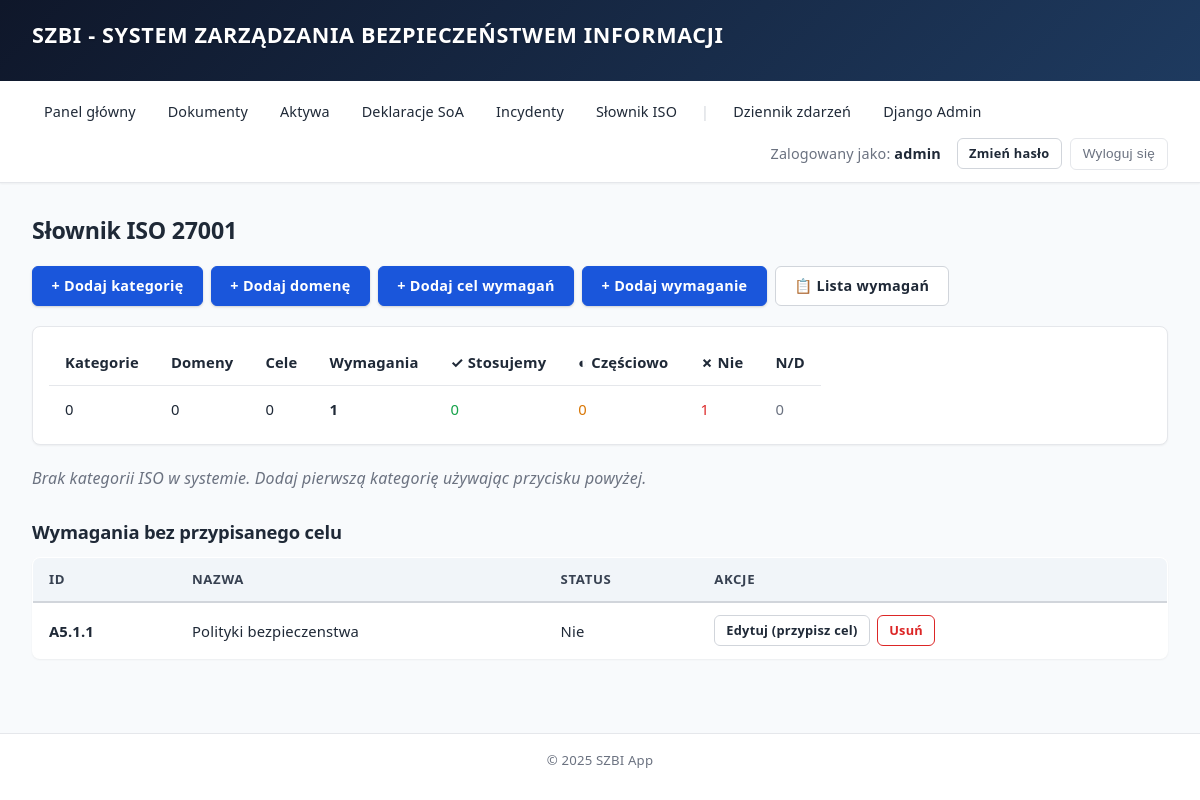
The page /slownik/ (signed in) on the database its author committed.
### dictionary/models.py (models this page shows, shortened)
class ISORequirement(models.Model):
    STATUS_CHOICES = [
        ('yes', 'Tak'),
        ('no', 'Nie'),
        ('partial', 'Częściowo'),
        ('not_applicable', 'Nie dotyczy'),
    ]
    objective = models.ForeignKey(
        ISOObjective,
        on_delete=models.CASCADE,
        related_name='requirements',
        verbose_name="Cel wymagań",
        null=True,
        blank=True,
    )
    iso_id = models.CharField(
        max_length=20,
        unique=True,
        verbose_name="ID wymagania",
        help_text="Identyfikator zgodny z ISO 27001, np. A.5.1.1"
    )
    name = models.CharField(
        max_length=500,
        verbose_name="Nazwa wymagania"
    )
    description = models.TextField(
        blank=True,
        verbose_name="Opis wymagania"
    )
    is_applied = models.CharField(
        max_length=20,
        choices=STATUS_CHOICES,
        default='no',
        verbose_name="Czy stosujemy?"
    )
    implementation_method = models.TextField(
        blank=True,
        verbose_name="Sposób realizacji / Dokument referencyjny",
        help_text="Opis sposobu realizacji wymagania lub odniesienie do dokumentu"
    )
    notes = models.TextField(
        blank=True,
        verbose_name="Uwagi"
    )
    created_at = models.DateTimeField(
        auto_now_add=True,
        verbose_name="Data utworzenia"
    )
    updated_at = models.DateTimeField(
        auto_now=True,
        verbose_name="Data modyfikacji"
    )
    created_by = models.ForeignKey(
        User,
        on_delete=models.SET_NULL,
        null=True,
        blank=True,
        related_name='created_iso_requirements',
        verbose_name="Utworzył"
    )
    updated_by = models.ForeignKey(
        User,
        on_delete=models.SET_NULL,
        null=True,
        blank=True,
        related_name='updated_iso_requirements',
        verbose_name="Zmodyfikował"
    )
    class Meta:
        verbose_name = "Wymaganie ISO"
        verbose_name_plural = "Wymagania ISO"
        ordering = ['iso_id']

### dictionary/views.py (the view)
# urls.py: path('', views.iso_tree, name='iso_tree'),
@login_required
@dictionary_permission_required
def iso_tree(request):
    categories = ISOCategory.objects.prefetch_related(
        'domains__objectives__requirements'
    ).all()
    uncategorized_domains = ISODomain.objects.filter(
        category__isnull=True
    ).prefetch_related('objectives__requirements')
    stats = {
        'categories': ISOCategory.objects.count(),
        'domains': ISODomain.objects.count(),
        'objectives': ISOObjective.objects.count(),
        'total': ISORequirement.objects.count(),
        'applied': ISORequirement.objects.filter(is_applied='yes').count(),
        'not_applied': ISORequirement.objects.filter(is_applied='no').count(),
        'partial': ISORequirement.objects.filter(is_applied='partial').count(),
        'not_applicable': ISORequirement.objects.filter(is_applied='not_applicable').count(),
    }
    orphan_requirements = ISORequirement.objects.filter(objective__isnull=True)
    return render(request, 'dictionary/iso_tree.html', {
        'categories': categories,
        'uncategorized_domains': uncategorized_domains,
        'stats': stats,
        'orphan_requirements': orphan_requirements,
    })

### dictionary/views.py (called while the page is built, shortened)
def has_dictionary_permission(user):
    if user.is_superuser or user.is_staff:
        return True

def dictionary_permission_required(view_func):
    @wraps(view_func)
    def wrapper(request, *args, **kwargs):
        if not has_dictionary_permission(request.user):
            return redirect('core:dashboard_access_denied')
        return view_func(request, *args, **kwargs)
    return wrapper

### templates/dictionary/iso_tree.html (shortened to what this page needs)
{% extends 'base.html' %}
{% block content %}
<h2>Słownik ISO 27001</h2>
<div class="actions">
    <a href="{% url 'dictionary:category_create' %}" class="btn">+ Dodaj kategorię</a>
    <a href="{% url 'dictionary:domain_create' %}" class="btn">+ Dodaj domenę</a>
    <a href="{% url 'dictionary:objective_create' %}" class="btn">+ Dodaj cel wymagań</a>
    <a href="{% url 'dictionary:iso_requirement_create' %}" class="btn">+ Dodaj wymaganie</a>
    <a href="{% url 'dictionary:iso_requirement_list' %}" class="btn btn-outline">📋 Lista wymagań</a>
</div>
<table class="stats-bar">
    <tr>
        <th>Kategorie</th>
        <th>Domeny</th>
        <th>Cele</th>
        <th>Wymagania</th>
        <th>✓ Stosujemy</th>
        <th>◐ Częściowo</th>
        <th>✗ Nie</th>
        <th>N/D</th>
    </tr>
    <tr>
        <td>{{ stats.categories }}</td>
        <td>{{ stats.domains }}</td>
        <td>{{ stats.objectives }}</td>
        <td><strong>{{ stats.total }}</strong></td>
        <td class="status-applied">{{ stats.applied }}</td>
        <td class="status-partial">{{ stats.partial }}</td>
        <td class="status-not-applied">{{ stats.not_applied }}</td>
        <td class="status-not-applicable">{{ stats.not_applicable }}</td>
    </tr>
</table>
{% for category in categories %}
<div class="iso-category">
    <div class="iso-category-header">
        <span><strong>{{ category.code }}</strong> &nbsp; {{ category.name }}</span>
        <span>
            <a href="{% url 'dictionary:domain_create_for_category' category.pk %}" class="btn btn-sm">+ domena</a>
            <a href="{% url 'dictionary:category_update' category.pk %}" class="btn btn-outline btn-sm">edytuj</a>
            <a href="{% url 'dictionary:category_delete' category.pk %}" class="btn btn-outline-danger btn-sm">usuń</a>
        </span>
    </div>
    {% if category.description %}
    <div class="iso-category-desc">{{ category.description }}</div>
    {% endif %}
    {% for domain in category.domains.all %}
    <div class="iso-domain">
        <div class="iso-domain-header">
            <span><strong>{{ domain.code }}</strong> &nbsp; {{ domain.name }}</span>
            <span>
                <a href="{% url 'dictionary:objective_create_for_domain' domain.pk %}" class="btn btn-sm">+ cel</a>
                <a href="{% url 'dictionary:domain_update' domain.pk %}" class="btn btn-outline btn-sm">edytuj</a>
                <a href="{% url 'dictionary:domain_delete' domain.pk %}" class="btn btn-outline-danger btn-sm">usuń</a>
            </span>
        </div>
        {% for objective in domain.objectives.all %}
        <div class="iso-objective">
            <div class="iso-objective-header">
                <span><strong>{{ objective.code }}</strong> &nbsp; {{ objective.name }}</span>
                <span>
                    <a href="{% url 'dictionary:iso_requirement_create_for_objective' objective.pk %}" class="btn btn-sm">+ wymaganie</a>
                    <a href="{% url 'dictionary:objective_update' objective.pk %}" class="btn btn-outline btn-sm">edytuj</a>
                    <a href="{% url 'dictionary:objective_delete' objective.pk %}" class="btn btn-outline-danger btn-sm">usuń</a>
                </span>
            </div>
            {% if objective.objective_text %}
            <div class="iso-objective-text">
                <strong>Cel:</strong> {{ objective.objective_text }}
            </div>
            {% endif %}
            {% for req in objective.requirements.all %}
            <div class="iso-requirement-row">
                <span class="iso-req-id">{{ req.iso_id }}</span>
                <span class="iso-req-name">
                    <a href="{% url 'dictionary:iso_requirement_detail' req.pk %}">{{ req.name }}</a>
                    {% if req.description %}
                    <div class="iso-req-desc">
                        <strong>Wymaganie:</strong> {{ req.description|truncatewords:40 }}
                    </div>
                    {% endif %}
                </span>
                <span class="iso-req-status">
                    {% if req.is_applied == 'yes' %}
                        <span class="status-applied">✓ Tak</span>
                    {% elif req.is_applied == 'partial' %}
                        <span class="status-partial">◐ Częściowo</span>
                    {% elif req.is_applied == 'no' %}
                        <span class="status-not-applied">✗ Nie</span>
                    {% else %}
                        <span class="status-not-applicable">N/D</span>
                    {% endif %}
                </span>
                <span class="iso-req-actions">
                    <a href="{% url 'dictionary:iso_requirement_detail' req.pk %}" class="btn btn-outline btn-sm">szczegóły</a>
                    <a href="{% url 'dictionary:iso_requirement_update' req.pk %}" class="btn btn-outline btn-sm">edytuj</a>
                </span>
            </div>
            {% empty %}
            <div class="iso-empty-msg">
                Brak wymagań w tym celu.
            </div>
            {% endfor %}
        </div>
        {% empty %}
        <div class="iso-empty-msg">
            Brak celów w tej domenie.
        </div>
        {% endfor %}
    </div>
    {% empty %}
    <div class="iso-empty-msg">
        Brak domen w tej kategorii.
    </div>
    {% endfor %}
</div>
{% empty %}
<p><em>Brak kategorii ISO w systemie. Dodaj pierwszą kategorię używając przycisku powyżej.</em></p>
{% endfor %}
{% if orphan_requirements %}
<h3>Wymagania bez przypisanego celu</h3>
<table>
    <thead>
        <tr>
            <th>ID</th>
            <th>Nazwa</th>
            <th>Status</th>
            <th>Akcje</th>
        </tr>
    </thead>
    <tbody>
        {% for req in orphan_requirements %}
        <tr>
            <td><strong>{{ req.iso_id }}</strong></td>
            <td>{{ req.name }}</td>
            <td>{{ req.get_is_applied_display }}</td>
            <td>
                <a href="{% url 'dictionary:iso_requirement_update' req.pk %}" class="btn btn-outline btn-sm">Edytuj (przypisz cel)</a>
                <a href="{% url 'dictionary:iso_requirement_delete' req.pk %}" class="btn btn-outline-danger btn-sm">Usuń</a>
            </td>
        </tr>
        {% endfor %}
    </tbody>
</table>
{% endif %}
{% endblock %}

### templates/base.html (shortened to what this page needs)
{% load static %}
<!DOCTYPE html>
<html lang="pl">
<head>
    <link rel="stylesheet" href="{% static 'css/style.css' %}">
</head>
<body>
    <header>
        <h1>SZBI - System Zarządzania Bezpieczeństwem Informacji</h1>
    </header>
    <nav>
        {% if user.is_authenticated %}
            <a href="{% url 'core:dashboard' %}">Panel główny</a>
            <a href="/documents/">Dokumenty</a>
            <a href="/aktywa/">Aktywa</a>
            <a href="/deklaracje/">Deklaracje SoA</a>
            <a href="/incydenty/">Incydenty</a>
            <a href="/slownik/">Słownik ISO</a>
            {% if user.is_staff %}
                <span class="nav-separator">|</span>
                <a href="{% url 'core:activity_log_list' %}">Dziennik zdarzeń</a>
                <a href="/admin/">Django Admin</a>
            {% endif %}
            <span>Zalogowany jako: <strong>{{ user.username }}</strong></span>
            <a href="{% url 'core:password_change' %}" class="btn btn-sm btn-outline" style="margin-left: 0.5rem;">Zmień hasło</a>
            <form method="post" action="{% url 'logout' %}">
                <button type="submit">Wyloguj się</button>
            </form>
        {% else %}
            <a href="{% url 'login' %}">Zaloguj się</a>
        {% endif %}
    </nav>
    <main>
        {% block content %}
        {% endblock %}
    </main>
    <footer>
        <p>&copy; 2025 SZBI App</p>
    </footer>
</body>
</html>

### rows shown on the page
ISORequirement: iso_id "A5.1.1", name "Polityki bezpieczenstwa", is_applied "Nie"

### other values the page prints
{{ user.username }} "admin"
{{ stats.categories }} "0"
{{ stats.domains }} "0"
{{ stats.objectives }} "0"
{{ stats.total }} "1"
{{ stats.applied }} "0"
{{ stats.partial }} "0"
{{ stats.not_applied }} "1"
{{ stats.not_applicable }} "0"
